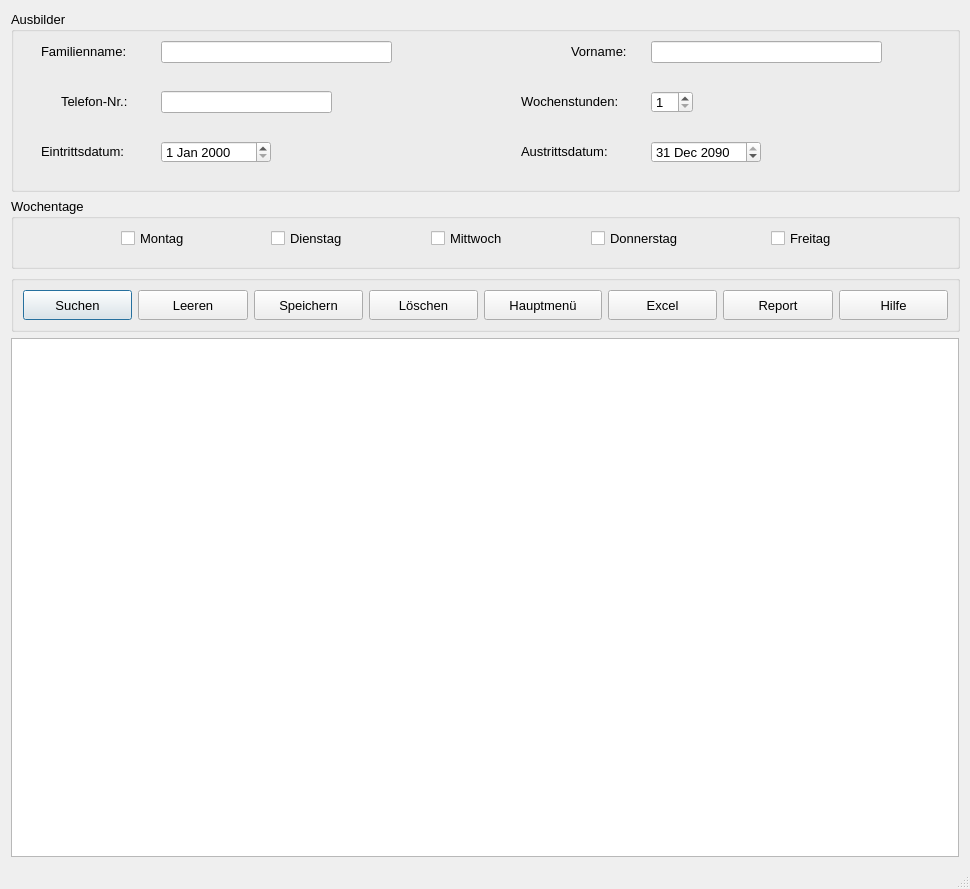
<?xml version="1.0" encoding="UTF-8"?>
<ui version="4.0">
 <class>Ausbilder</class>
 <widget class="QDialog" name="Ausbilder">
  <property name="geometry">
   <rect>
    <x>0</x>
    <y>0</y>
    <width>970</width>
    <height>889</height>
   </rect>
  </property>
  <property name="minimumSize">
   <size>
    <width>970</width>
    <height>889</height>
   </size>
  </property>
  <property name="font">
   <font>
    <pointsize>10</pointsize>
   </font>
  </property>
  <property name="windowTitle">
   <string>Ausbilder</string>
  </property>
  <property name="sizeGripEnabled">
   <bool>true</bool>
  </property>
  <layout class="QVBoxLayout" name="verticalLayout">
   <item>
    <widget class="QGroupBox" name="groupBox">
     <property name="sizePolicy">
      <sizepolicy hsizetype="Fixed" vsizetype="Fixed">
       <horstretch>0</horstretch>
       <verstretch>0</verstretch>
      </sizepolicy>
     </property>
     <property name="minimumSize">
      <size>
       <width>949</width>
       <height>181</height>
      </size>
     </property>
     <property name="font">
      <font>
       <pointsize>10</pointsize>
      </font>
     </property>
     <property name="title">
      <string>Ausbilder</string>
     </property>
     <property name="flat">
      <bool>false</bool>
     </property>
     <widget class="QLabel" name="l_Familienname">
      <property name="geometry">
       <rect>
        <x>30</x>
        <y>30</y>
        <width>121</width>
        <height>21</height>
       </rect>
      </property>
      <property name="font">
       <font>
        <pointsize>10</pointsize>
       </font>
      </property>
      <property name="text">
       <string>Familienname:</string>
      </property>
     </widget>
     <widget class="QLineEdit" name="le_Familienname">
      <property name="geometry">
       <rect>
        <x>150</x>
        <y>30</y>
        <width>231</width>
        <height>22</height>
       </rect>
      </property>
      <property name="font">
       <font>
        <pointsize>10</pointsize>
       </font>
      </property>
     </widget>
     <widget class="QLineEdit" name="le_Telefon">
      <property name="geometry">
       <rect>
        <x>150</x>
        <y>80</y>
        <width>171</width>
        <height>22</height>
       </rect>
      </property>
      <property name="font">
       <font>
        <pointsize>10</pointsize>
       </font>
      </property>
     </widget>
     <widget class="QLabel" name="l_Telefon">
      <property name="geometry">
       <rect>
        <x>50</x>
        <y>80</y>
        <width>91</width>
        <height>21</height>
       </rect>
      </property>
      <property name="font">
       <font>
        <pointsize>10</pointsize>
       </font>
      </property>
      <property name="text">
       <string>Telefon-Nr.:</string>
      </property>
     </widget>
     <widget class="QLabel" name="l_Eintrittsdatum">
      <property name="geometry">
       <rect>
        <x>30</x>
        <y>130</y>
        <width>111</width>
        <height>21</height>
       </rect>
      </property>
      <property name="font">
       <font>
        <pointsize>10</pointsize>
       </font>
      </property>
      <property name="text">
       <string>Eintrittsdatum:</string>
      </property>
     </widget>
     <widget class="QLineEdit" name="le_Vorname">
      <property name="geometry">
       <rect>
        <x>640</x>
        <y>30</y>
        <width>231</width>
        <height>22</height>
       </rect>
      </property>
      <property name="font">
       <font>
        <pointsize>10</pointsize>
       </font>
      </property>
     </widget>
     <widget class="QLabel" name="l_Vorname">
      <property name="geometry">
       <rect>
        <x>560</x>
        <y>30</y>
        <width>71</width>
        <height>21</height>
       </rect>
      </property>
      <property name="font">
       <font>
        <pointsize>10</pointsize>
       </font>
      </property>
      <property name="text">
       <string>Vorname:</string>
      </property>
     </widget>
     <widget class="QLabel" name="l_Austrittsdatum">
      <property name="geometry">
       <rect>
        <x>510</x>
        <y>130</y>
        <width>121</width>
        <height>21</height>
       </rect>
      </property>
      <property name="font">
       <font>
        <pointsize>10</pointsize>
       </font>
      </property>
      <property name="text">
       <string>Austrittsdatum:</string>
      </property>
     </widget>
     <widget class="QSpinBox" name="sb_Wochenstunden">
      <property name="geometry">
       <rect>
        <x>640</x>
        <y>80</y>
        <width>42</width>
        <height>22</height>
       </rect>
      </property>
      <property name="font">
       <font>
        <pointsize>10</pointsize>
       </font>
      </property>
      <property name="minimum">
       <number>1</number>
      </property>
      <property name="maximum">
       <number>50</number>
      </property>
     </widget>
     <widget class="QLabel" name="l_Wochenstunden">
      <property name="geometry">
       <rect>
        <x>510</x>
        <y>80</y>
        <width>131</width>
        <height>21</height>
       </rect>
      </property>
      <property name="font">
       <font>
        <pointsize>10</pointsize>
       </font>
      </property>
      <property name="text">
       <string>Wochenstunden:</string>
      </property>
     </widget>
     <widget class="QDateEdit" name="de_Eintritt">
      <property name="geometry">
       <rect>
        <x>150</x>
        <y>130</y>
        <width>110</width>
        <height>22</height>
       </rect>
      </property>
      <property name="font">
       <font>
        <pointsize>10</pointsize>
       </font>
      </property>
     </widget>
     <widget class="QDateEdit" name="de_Austritt">
      <property name="geometry">
       <rect>
        <x>640</x>
        <y>130</y>
        <width>110</width>
        <height>22</height>
       </rect>
      </property>
      <property name="font">
       <font>
        <pointsize>10</pointsize>
       </font>
      </property>
      <property name="dateTime">
       <datetime>
        <hour>0</hour>
        <minute>0</minute>
        <second>0</second>
        <year>2090</year>
        <month>12</month>
        <day>31</day>
       </datetime>
      </property>
      <property name="maximumDateTime">
       <datetime>
        <hour>23</hour>
        <minute>59</minute>
        <second>59</second>
        <year>2090</year>
        <month>12</month>
        <day>31</day>
       </datetime>
      </property>
     </widget>
    </widget>
   </item>
   <item>
    <widget class="QGroupBox" name="groupBox_2">
     <property name="sizePolicy">
      <sizepolicy hsizetype="Fixed" vsizetype="Fixed">
       <horstretch>0</horstretch>
       <verstretch>0</verstretch>
      </sizepolicy>
     </property>
     <property name="minimumSize">
      <size>
       <width>949</width>
       <height>71</height>
      </size>
     </property>
     <property name="font">
      <font>
       <pointsize>10</pointsize>
      </font>
     </property>
     <property name="title">
      <string>Wochentage</string>
     </property>
     <property name="flat">
      <bool>false</bool>
     </property>
     <widget class="QCheckBox" name="cb_montag">
      <property name="geometry">
       <rect>
        <x>110</x>
        <y>30</y>
        <width>81</width>
        <height>20</height>
       </rect>
      </property>
      <property name="font">
       <font>
        <pointsize>10</pointsize>
       </font>
      </property>
      <property name="text">
       <string>Montag</string>
      </property>
     </widget>
     <widget class="QCheckBox" name="cb_Dienstag">
      <property name="geometry">
       <rect>
        <x>260</x>
        <y>30</y>
        <width>91</width>
        <height>20</height>
       </rect>
      </property>
      <property name="font">
       <font>
        <pointsize>10</pointsize>
       </font>
      </property>
      <property name="text">
       <string>Dienstag</string>
      </property>
     </widget>
     <widget class="QCheckBox" name="cb_Mittwoch">
      <property name="geometry">
       <rect>
        <x>420</x>
        <y>30</y>
        <width>91</width>
        <height>20</height>
       </rect>
      </property>
      <property name="font">
       <font>
        <pointsize>10</pointsize>
       </font>
      </property>
      <property name="text">
       <string>Mittwoch</string>
      </property>
     </widget>
     <widget class="QCheckBox" name="cb_Donnerstag">
      <property name="geometry">
       <rect>
        <x>580</x>
        <y>30</y>
        <width>121</width>
        <height>20</height>
       </rect>
      </property>
      <property name="font">
       <font>
        <pointsize>10</pointsize>
       </font>
      </property>
      <property name="text">
       <string>Donnerstag</string>
      </property>
     </widget>
     <widget class="QCheckBox" name="cb_Freitag">
      <property name="geometry">
       <rect>
        <x>760</x>
        <y>30</y>
        <width>81</width>
        <height>20</height>
       </rect>
      </property>
      <property name="font">
       <font>
        <pointsize>10</pointsize>
       </font>
      </property>
      <property name="text">
       <string>Freitag</string>
      </property>
     </widget>
    </widget>
   </item>
   <item>
    <widget class="QGroupBox" name="groupBox_3">
     <property name="sizePolicy">
      <sizepolicy hsizetype="Fixed" vsizetype="Fixed">
       <horstretch>0</horstretch>
       <verstretch>0</verstretch>
      </sizepolicy>
     </property>
     <property name="minimumSize">
      <size>
       <width>949</width>
       <height>30</height>
      </size>
     </property>
     <property name="title">
      <string/>
     </property>
     <layout class="QHBoxLayout" name="horizontalLayout_2">
      <item>
       <layout class="QHBoxLayout" name="horizontalLayout">
        <property name="spacing">
         <number>6</number>
        </property>
        <item>
         <widget class="QPushButton" name="pb_suchen">
          <property name="minimumSize">
           <size>
            <width>0</width>
            <height>30</height>
           </size>
          </property>
          <property name="font">
           <font>
            <pointsize>10</pointsize>
           </font>
          </property>
          <property name="text">
           <string>Suchen</string>
          </property>
          <property name="icon">
           <iconset>
            <normaloff>../../_Symbole/UsedSymbols/searchmagnifierinterfacesymbol1_79893.ico</normaloff>../../_Symbole/UsedSymbols/searchmagnifierinterfacesymbol1_79893.ico</iconset>
          </property>
         </widget>
        </item>
        <item>
         <widget class="QPushButton" name="pb_leeren">
          <property name="minimumSize">
           <size>
            <width>0</width>
            <height>30</height>
           </size>
          </property>
          <property name="font">
           <font>
            <pointsize>10</pointsize>
           </font>
          </property>
          <property name="text">
           <string>Leeren</string>
          </property>
          <property name="icon">
           <iconset>
            <normaloff>../../_Symbole/UsedSymbols/-clear_90704.ico</normaloff>../../_Symbole/UsedSymbols/-clear_90704.ico</iconset>
          </property>
         </widget>
        </item>
        <item>
         <widget class="QPushButton" name="pb_Speichern">
          <property name="minimumSize">
           <size>
            <width>0</width>
            <height>30</height>
           </size>
          </property>
          <property name="font">
           <font>
            <pointsize>10</pointsize>
           </font>
          </property>
          <property name="text">
           <string>Speichern</string>
          </property>
          <property name="icon">
           <iconset>
            <normaloff>../../_Symbole/UsedSymbols/save_3621.ico</normaloff>../../_Symbole/UsedSymbols/save_3621.ico</iconset>
          </property>
         </widget>
        </item>
        <item>
         <widget class="QPushButton" name="pb_Loeschen">
          <property name="minimumSize">
           <size>
            <width>0</width>
            <height>30</height>
           </size>
          </property>
          <property name="font">
           <font>
            <pointsize>10</pointsize>
           </font>
          </property>
          <property name="text">
           <string>Löschen</string>
          </property>
          <property name="icon">
           <iconset>
            <normaloff>../../_Symbole/UsedSymbols/seo-social-web-network-internet_262_icon-icons.com_61518.ico</normaloff>../../_Symbole/UsedSymbols/seo-social-web-network-internet_262_icon-icons.com_61518.ico</iconset>
          </property>
         </widget>
        </item>
        <item>
         <widget class="QPushButton" name="pb_Abbrechen">
          <property name="minimumSize">
           <size>
            <width>118</width>
            <height>30</height>
           </size>
          </property>
          <property name="font">
           <font>
            <pointsize>10</pointsize>
           </font>
          </property>
          <property name="text">
           <string>Hauptmenü</string>
          </property>
          <property name="icon">
           <iconset>
            <normaloff>../../_Symbole/UsedSymbols/log-out_icon-icons.com_50106.ico</normaloff>../../_Symbole/UsedSymbols/log-out_icon-icons.com_50106.ico</iconset>
          </property>
         </widget>
        </item>
        <item>
         <widget class="QPushButton" name="pb_excel">
          <property name="minimumSize">
           <size>
            <width>0</width>
            <height>30</height>
           </size>
          </property>
          <property name="font">
           <font>
            <pointsize>10</pointsize>
           </font>
          </property>
          <property name="text">
           <string>Excel</string>
          </property>
          <property name="icon">
           <iconset>
            <normaloff>../../_Symbole/UsedSymbols/microsoft_excel_icon_132212.ico</normaloff>../../_Symbole/UsedSymbols/microsoft_excel_icon_132212.ico</iconset>
          </property>
         </widget>
        </item>
        <item>
         <widget class="QPushButton" name="pb_report">
          <property name="minimumSize">
           <size>
            <width>0</width>
            <height>30</height>
           </size>
          </property>
          <property name="font">
           <font>
            <pointsize>10</pointsize>
           </font>
          </property>
          <property name="text">
           <string>Report</string>
          </property>
          <property name="icon">
           <iconset>
            <normaloff>../../_Symbole/UsedSymbols/reporting_noun_report_document_file_icon_148360.ico</normaloff>../../_Symbole/UsedSymbols/reporting_noun_report_document_file_icon_148360.ico</iconset>
          </property>
         </widget>
        </item>
        <item>
         <widget class="QPushButton" name="pb_Hilfe">
          <property name="minimumSize">
           <size>
            <width>0</width>
            <height>30</height>
           </size>
          </property>
          <property name="font">
           <font>
            <pointsize>10</pointsize>
           </font>
          </property>
          <property name="text">
           <string>Hilfe</string>
          </property>
          <property name="icon">
           <iconset>
            <normaloff>../../_Symbole/UsedSymbols/info_13213.ico</normaloff>../../_Symbole/UsedSymbols/info_13213.ico</iconset>
          </property>
         </widget>
        </item>
       </layout>
      </item>
     </layout>
    </widget>
   </item>
   <item>
    <widget class="QTableWidget" name="tw_anzeige">
     <property name="font">
      <font>
       <family>MS Shell Dlg 2</family>
       <pointsize>10</pointsize>
      </font>
     </property>
     <property name="sizeAdjustPolicy">
      <enum>QAbstractScrollArea::AdjustIgnored</enum>
     </property>
     <property name="editTriggers">
      <set>QAbstractItemView::NoEditTriggers</set>
     </property>
     <property name="alternatingRowColors">
      <bool>true</bool>
     </property>
     <attribute name="verticalHeaderVisible">
      <bool>true</bool>
     </attribute>
    </widget>
   </item>
   <item>
    <widget class="QLabel" name="lab_INFO">
     <property name="font">
      <font>
       <pointsize>10</pointsize>
      </font>
     </property>
     <property name="text">
      <string/>
     </property>
    </widget>
   </item>
  </layout>
 </widget>
 <tabstops>
  <tabstop>le_Familienname</tabstop>
  <tabstop>le_Vorname</tabstop>
  <tabstop>le_Telefon</tabstop>
  <tabstop>sb_Wochenstunden</tabstop>
  <tabstop>de_Eintritt</tabstop>
  <tabstop>de_Austritt</tabstop>
  <tabstop>cb_montag</tabstop>
  <tabstop>cb_Dienstag</tabstop>
  <tabstop>cb_Mittwoch</tabstop>
  <tabstop>cb_Donnerstag</tabstop>
  <tabstop>cb_Freitag</tabstop>
  <tabstop>pb_suchen</tabstop>
  <tabstop>pb_Speichern</tabstop>
  <tabstop>pb_Loeschen</tabstop>
  <tabstop>pb_excel</tabstop>
  <tabstop>pb_report</tabstop>
  <tabstop>pb_Hilfe</tabstop>
  <tabstop>tw_anzeige</tabstop>
 </tabstops>
 <resources/>
 <connections/>
</ui>
